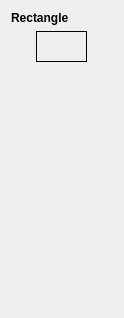
<?xml version="1.0" encoding="UTF-8"?>
<ui version="4.0">
 <class>ToolOptionsRect</class>
 <widget class="QWidget" name="ToolOptionsRect">
  <property name="geometry">
   <rect>
    <x>0</x>
    <y>0</y>
    <width>124</width>
    <height>318</height>
   </rect>
  </property>
  <property name="windowTitle">
   <string>Tool Options: Rectangle</string>
  </property>
  <layout class="QVBoxLayout" name="verticalLayout">
   <item alignment="Qt::AlignTop">
    <widget class="QLabel" name="toolName">
     <property name="font">
      <font>
       <weight>75</weight>
       <bold>true</bold>
      </font>
     </property>
     <property name="text">
      <string>Rectangle</string>
     </property>
    </widget>
   </item>
   <item alignment="Qt::AlignHCenter|Qt::AlignTop">
    <widget class="ColorSwatch" name="colorSwatch">
     <property name="sizePolicy">
      <sizepolicy hsizetype="Preferred" vsizetype="Preferred">
       <horstretch>0</horstretch>
       <verstretch>0</verstretch>
      </sizepolicy>
     </property>
     <property name="minimumSize">
      <size>
       <width>51</width>
       <height>31</height>
      </size>
     </property>
     <property name="maximumSize">
      <size>
       <width>51</width>
       <height>31</height>
      </size>
     </property>
     <property name="frameShape">
      <enum>QFrame::Box</enum>
     </property>
    </widget>
   </item>
   <item>
    <spacer name="verticalSpacer">
     <property name="orientation">
      <enum>Qt::Vertical</enum>
     </property>
     <property name="sizeHint" stdset="0">
      <size>
       <width>20</width>
       <height>40</height>
      </size>
     </property>
    </spacer>
   </item>
  </layout>
 </widget>
 <customwidgets>
  <customwidget>
   <class>ColorSwatch</class>
   <extends>QFrame</extends>
   <header>widgets.color_swatch</header>
  </customwidget>
 </customwidgets>
 <resources/>
 <connections/>
</ui>
